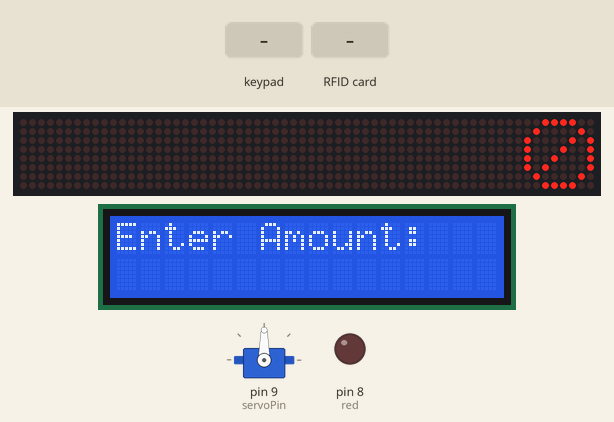
A sketch run on a simulated Arduino Mega 2560, built with avr-gcc and run on an emulated ATmega2560. Parts: servo, 64×8 LED matrix, 16×2 character LCD, output pins drawn as LEDs (lit = HIGH). The test bench sets the inputs (shaded band). Pins used as bus, display or sensor lines are not drawn; what the sketch prints to the serial monitor is not drawn.

Above: at 6.9 s.
7.0 s: keypad keys 2 5 2 7 2 9 3 1 D pressed 0.4 s apart
At 10.5 s:
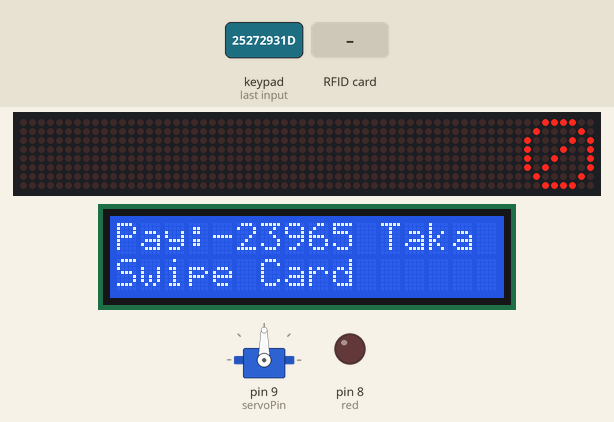
12.1 s: RFID card B0 77 BB 25 held to the reader
At 12.9 s:
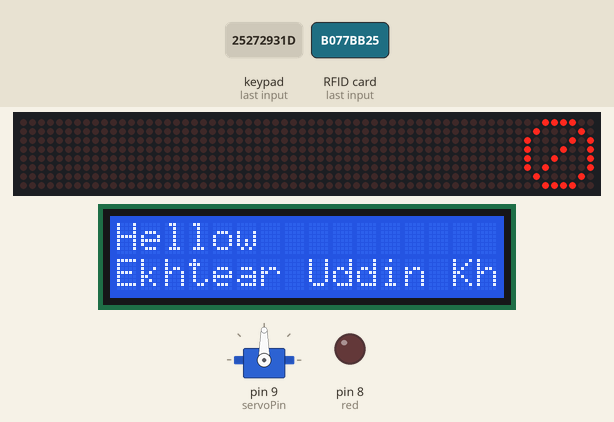
23.0 s: key 'B' pressed
27.8 s: key 'C' pressed
At 33.2 s:
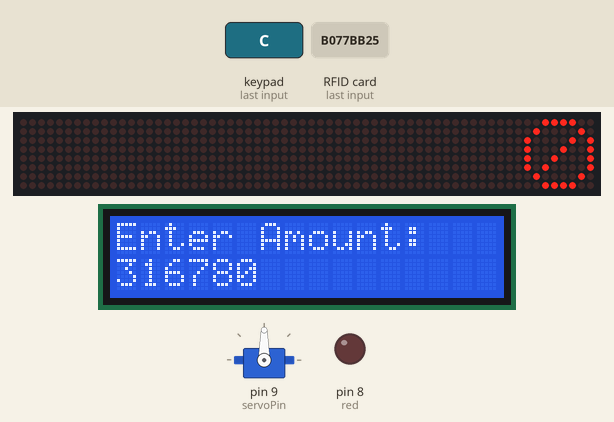
34.1 s: keypad keys 2 5 2 7 2 9 3 1 # pressed 0.4 s apart
At 38.1 s:
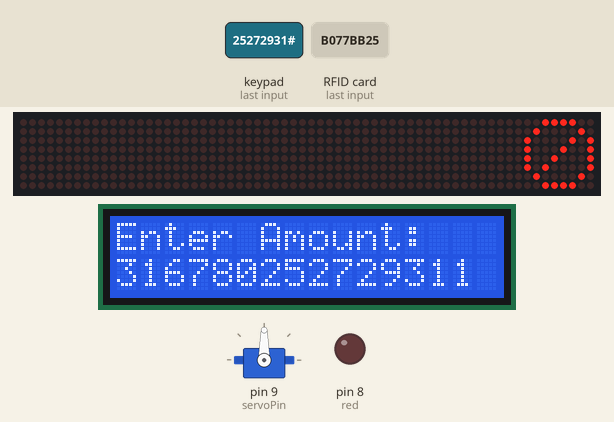
39.2 s: key '*' pressed
At 39.7 s:
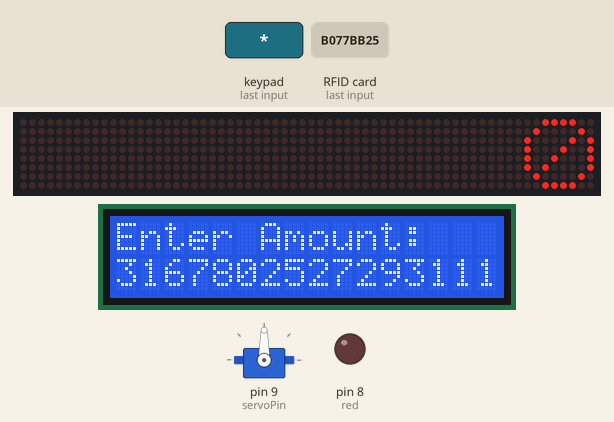
Timing chart, 0 to 41.7 s (numbered marks = the images above; inputs shaded):
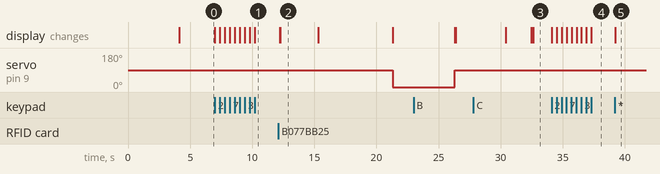

Measured:
- after the input at 7.0 s, the display: first changes at once (image 1 shows a later state)
- after the input at 12.1 s, servo on pin 9 (servoPin): 90° → 0° after 9.2 s; the display: first changes after 0.12 s (image 2 shows a later state)
- after the input at 34.1 s, the display: first changes at once (image 4 shows a later state)
- after the input at 39.2 s, the display: changes at once (image 5)
- what the display in image 2 shows lasts 3.0 s, from 12.3 s to 15.3 s

The sketch:

UCPS.ino
```cpp
//Libraries
#include<SoftwareSerial.h>
#include <ArduinoJson.h>

#include <LiquidCrystal.h>
const int rs = 2, en = 3, d4 = 4, d5 = 5, d6 = 6, d7 = 7;
LiquidCrystal lcd(rs, en, d4, d5, d6, d7);

//#include <LiquidCrystal_I2C.h>
#include <Wire.h>
// Set the LCD address to 0x27 for a 20 chars and 4 line display
//LiquidCrystal_I2C lcd(0x27, 20, 4);

#include <Servo.h>
Servo myservo; // create servo object to control a servo
const int servoPin = 9;

#include <LedControl.h> // include led control library
int DIN = 10; // define DIN pin to digital pin 10
int CS =  11; // define CS pin to digital pin 11
int CLK = 12; // define CLK to digital pin 12
LedControl lc = LedControl(DIN, CLK, CS, 0);

byte space[] = {0x01, 0x00, 0x00, 0x00, 0x00, 0x00, 0x00, 0x00}; //space byte arrays custom character
byte arrow[] = {0x08, 0x04, 0x02, 0xFF, 0x02, 0x04, 0x08, 0x00}; //blank arrow
byte filled[] = {0xF7, 0xFB, 0xFD, 0x00, 0xFD, 0xFB, 0xF7, 0xFF}; //filled Arrow
byte stopnow[] = {0x3C, 0x42, 0x85, 0x89, 0x91, 0xA1, 0x42, 0x3C}; //Stop sign

#include <SPI.h>
#include <MFRC522.h>
#define SS_PIN 53
#define RST_PIN 49 //For MFRC522 MISO: 50, MOSI: 51, SCK: 52
MFRC522 mfrc522(SS_PIN, RST_PIN); // Instance of the class

#include<stdlib.h>

#include <Keypad.h>
const byte ROWS = 4; //Keypad four rows
const byte COLS = 4; //Keypad four columns

char keys[ROWS][COLS] = {
  {'1', '2', '3', 'A'},
  {'4', '5', '6', 'B'},
  {'7', '8', '9', 'C'},
  {'*', '0', '#', 'D'}
};
byte rowPins[ROWS] = {25, 27, 29, 31}; //connect to the row pinouts of the keypad
byte colPins[COLS] = {33, 35, 37, 39}; //connect to the column pinouts of the keypad
Keypad keypad = Keypad( makeKeymap(keys), rowPins, colPins, ROWS, COLS );


struct Info {
  int id;
  char cid[12];
  char Uname[20];
  int amount;
} user[5] = { {1, "3F AD 4D 29", "Jahid Hasan Alvi", 2000},
  {2, "B0 77 BB 25", "Ekhtear Uddin Khan", 3000},
  {3, "A1 F4 78 D5", "Asha Das", 5000}
};
String platform = "TB";
//int a_amount = 5000, b_amount = 2000, c_amount = 300;
int waiting = 3000;
int sum = 0, userN, vendorID = 603;
String lcdprnt ;
void setup() {
  myservo.attach(servoPin); // attaches the servo on servopin to the servo object
  myservo.write(90);
  lc.shutdown(0, false);      //The MAX72XX is in power-saving mode on startup
  lc.setIntensity(0, 5);     // Set the brightness, the maximum is 0,15
  lc.clearDisplay(0);         // and clear the display
  printByte(stopnow);
  Serial.println("stopnow");
  lcd.begin(16, 2);
  //lcd.init();                      // initialize the lcd
  lcd.clear();
  // set cursor to first line
  lcd.setCursor(0, 0);
  // Print a message to the LCD.
  //  lcd.backlight();
  lcd.println("Welcome to UCPS");
  lcd.setCursor(0, 1);
  lcd.print("Toll Booth ");
  lcd.print(vendorID);
  delay(4000);
  lcd.clear();
  lcd.print("Enter Amount: ");

  lcdprnt = "Paid ";
  sum = 0;

  Serial.begin(9600);
  SPI.begin();       // Init SPI bus
  mfrc522.PCD_Init(); // Init MFRC522

  //lcd.clear();
  pinMode(8, OUTPUT); //red
  pinMode(9, OUTPUT); //yellow
  pinMode(10, OUTPUT); //green

Start:
  lcd.setCursor(0, 1);
  delay(2000);
  Serial.print("\nInput ");
  char key = 'x';
  while (key != 'D') {
    key = keypad.getKey();
    if (key != NO_KEY) {
      Serial.print(key);
      int am;
      switch (key) {
        case '0' : am = 0; break;
        case '1' : am = 1; break;
        case '2' : am = 2; break;
        case '3' : am = 3; break;
        case '4' : am = 4; break;
        case '5' : am = 5; break;
        case '6' : am = 6; break;
        case '7' : am = 7; break;
        case '8' : am = 8; break;
        case '9' : am = 9; break;

        case 'A' : goto Start; break;
        // case 'B' : sum = (sum-am)/100; am =0; break;

        case 'C' : sum = 0; am = 0; break;
        case 'D' : goto ending; break;

        default :   break;
      }

      lcd.print(am);
      sum = (sum * 10) + am;
    }
  }
ending:
  Serial.println();
  Serial.print("Pay =  ");
  Serial.println(sum);

  lcd.clear();
  lcd.print("Pay:");
  lcd.print(sum);
  lcd.print(" Taka");

  lcd.setCursor(0, 1);

  lcd.println("Swipe Card");
  delay(2000);
}
void loop() {


  /*if ( mfrc522.PICC_IsNewCardPresent())
      {
          if ( mfrc522.PICC_ReadCardSerial())
          {
             Serial.print("Tag UID:");
             for (byte i = 0; i < mfrc522.uid.size; i++) {
                    Serial.print(mfrc522.uid.uidByte[i] < 0x10 ? " 0" : " ");
                    Serial.print(mfrc522.uid.uidByte[i], HEX);
              }

              Serial.println();
              mfrc522.PICC_HaltA();
          }
    }*/
  // Look for new cards
  if ( ! mfrc522.PICC_IsNewCardPresent())
  {
    Serial.println("card not found");
    return;
  }
  // Select one of the cards
  if ( ! mfrc522.PICC_ReadCardSerial())
  {
    return;
  }
  //Show UID on serial monitor
  lcd.clear();
  digitalWrite(8, LOW);
  digitalWrite(9, HIGH);
  digitalWrite(10, LOW);
  Serial.print("UID tag :");
  //lcd.print("UID tag :");
  lcd.print("Hellow");
  String content = "";
  byte letter;
  for (byte i = 0; i < mfrc522.uid.size; i++)
  {
    Serial.print(mfrc522.uid.uidByte[i] < 0x10 ? " 0" : " ");
    Serial.print(mfrc522.uid.uidByte[i], HEX);
    content.concat(String(mfrc522.uid.uidByte[i] < 0x10 ? " 0" : " "));
    content.concat(String(mfrc522.uid.uidByte[i], HEX));
  }
  Serial.println();

  Serial.print("Message : ");
  content.toUpperCase();
  for (int i = 0; i < 5; i++) {
    if (content.substring(1) == user[i].cid) {
      userN = i;
      break;
    }
    else   {
      Serial.println(" Access denied");
    }
  }
  Serial.println("Authorized access");

  user[userN].amount -= sum;

  Serial.println(user[userN].Uname);
  Serial.print("Remaining Balance");
  Serial.println(user[userN].amount);

  lcd.setCursor(0, 1);
  //lcd.print(content);
  lcd.print(user[userN].Uname);
  delay(waiting);
  lcd.clear();
  lcdprnt = lcdprnt + sum;
  lcd.print(lcdprnt);
  lcd.print(" Tk");
  lcd.setCursor(0, 1);

StaticJsonDocument<1000> jsonBuffer;
  jsonBuffer["id"]=603;
  jsonBuffer["amount"]=sum;
  jsonBuffer["user"]=content.substring(1);
  jsonBuffer["platform"]=platform;

  serializeJsonPretty(jsonBuffer,Serial);
  Serial1.println();
  delay(1000);

  endPrint();
}

void endPrint() {
  digitalWrite(8, LOW);
  digitalWrite(9, LOW);
  digitalWrite(10, HIGH);

  delay(5000);
  lcd.clear();
  lcd.print("Thank You");
  myservo.write(0);
  printByte(arrow);
    Serial.println("Go Now");
  delay(5000);

  setup();

}
void printByte(byte character [])//for led print
{
  int i = 0;
  for (i = 0; i < 8; i++)
  {
    lc.setRow(0, i, character[i]); // this is for blank
  }
}
```
